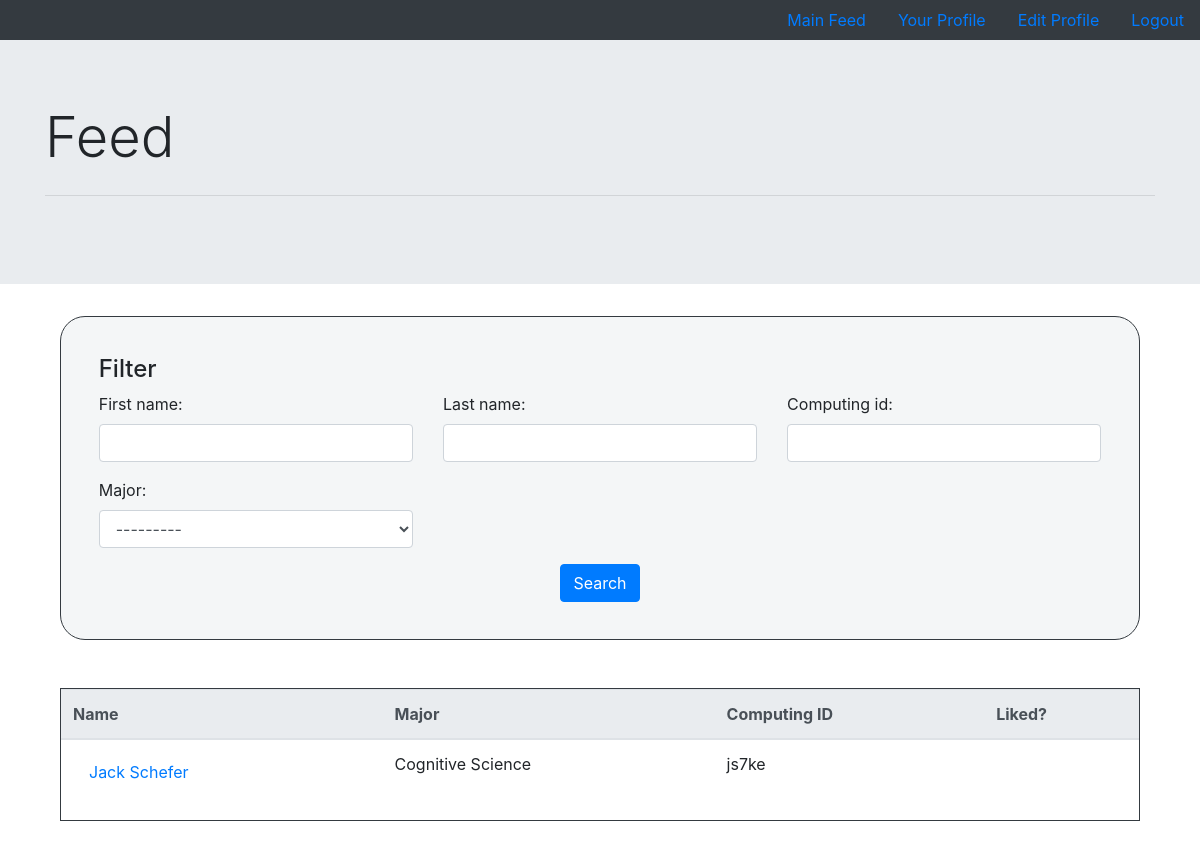
The page /feed (signed in) on the database as committed earlier.
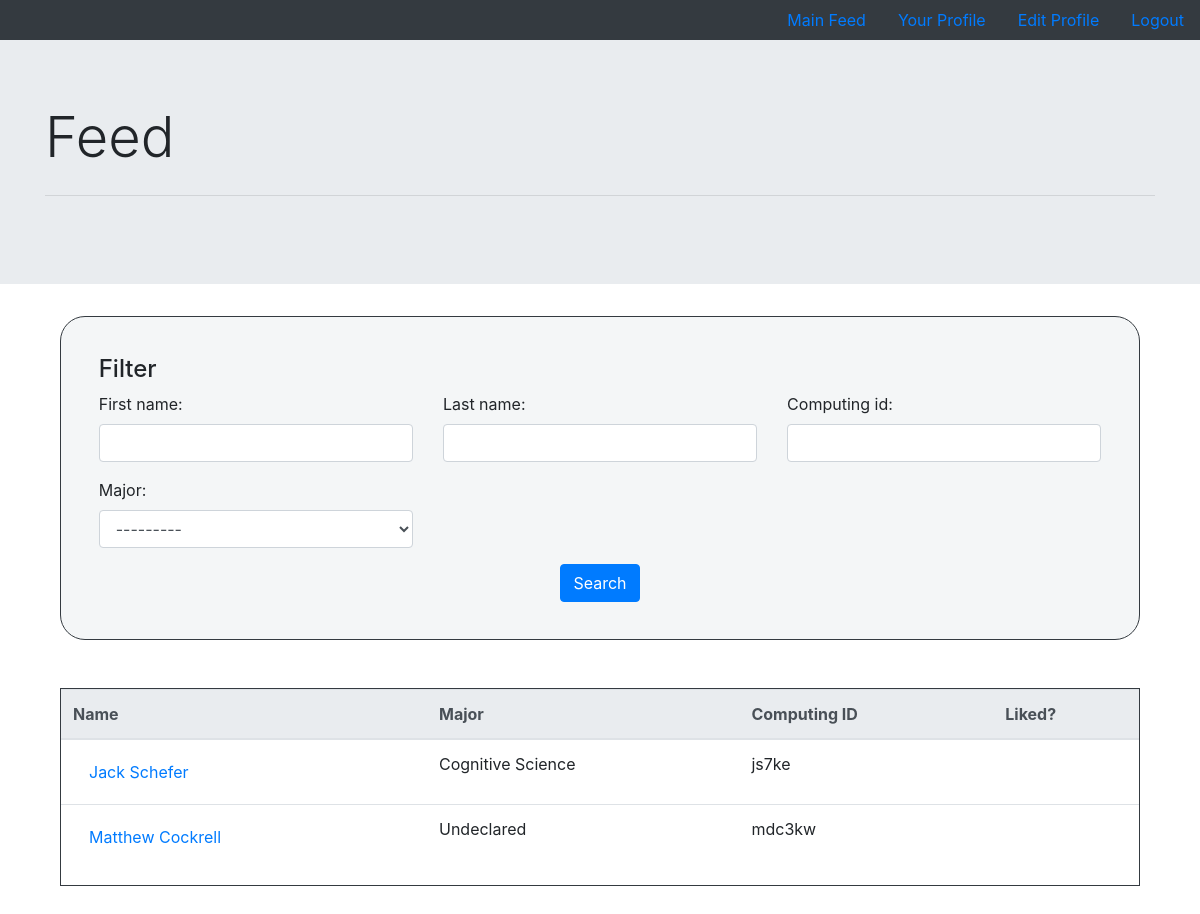
The same page on the database as committed later.
### login/models.py (models this page shows, shortened)
class Profile(models.Model):
    user = models.OneToOneField(User, on_delete=models.CASCADE)
    first_name = models.CharField(max_length=50, default='')
    last_name = models.CharField(max_length=50, default='')
    graduation_year = models.PositiveSmallIntegerField(default=2000)
    major = models.CharField(max_length=100, choices=UVA_MAJOR_CHOICES, default='Undeclared')
    computing_id = models.CharField(max_length=7, default = '')
    courses = models.ManyToManyField(Course)
    bio = models.TextField(null=True)
    availability = models.ManyToManyField(Hour)
    people_who_I_like = models.ManyToManyField(Identifier, related_name = 'people_who_I_like')
    people_who_like_me = models.ManyToManyField(Identifier, related_name = 'people_who_like_me')

### pages/views.py (the view)
# urls.py: url('feed', login_required(views.search), name='feed'),
def search(request):
    profile_list = Profile.objects.all()
    profile_filter = ProfileFilter(request.GET, queryset=profile_list)
    return render(request, 'pages/profile_list.html', {'filter': profile_filter})

### pages/templates/pages/profile_list.html (shortened to what this page needs)
{% extends 'pages/authenticated.html' %} {% block content %} {% load widget_tweaks %}
{%load static%}
<div>
	<div class="jumbotron jumbotron-fluid">
		<div class="container">
			<h1 class="display-4">Feed</h1>
			<hr class="my-4">
		</div>
	</div>
	<div style="padding-left: 5%; padding-right: 5%">
		<form method="get">
			<div class="well" style="background: #f4f6f7; border-radius:25px; border: 1px solid #343a40">
				<div class="well-form" style=" margin:3.5%;">
					<h4 style="margin-top: 0">Filter</h4>
					<div class="row">
						<div class="form-group col-sm-4 col-md-4">
							{{ filter.form.first_name.label_tag}} {% render_field filter.form.first_name class="form-control" %}
						</div>
						<div class="form-group col-sm-4 col-md-4">
							{{ filter.form.last_name.label_tag}} {% render_field filter.form.last_name class="form-control" %}
						</div>
						<div class="form-group col-sm-4 col-md-4">
							{{ filter.form.computing_id.label_tag}} {% render_field filter.form.computing_id class="form-control" %}
						</div>
						<div class="form-group col-sm-4 col-md-4">
							{{ filter.form.major.label_tag}} {% render_field filter.form.major class="form-control" %}
						</div>
					</div>
					<center>
						<button type="submit" class="btn btn-primary">
							 Search </button>
					</center>
				</div>
			</div>
		</form>
		<br>
		<div style="border: 1px solid #343a40; margin-bottom: 50px">
			<table class=" table table-hover ">
				<thead class="thead-light">
					<tr>
						<th> Name</th>
						<th> Major</th>
						<th> Computing ID</th>
						<th> Liked? </th>
					</tr>
				</thead>
				<tbody>
					{% for profile in filter.qs %}
					<tr>
						<td>
							<a class="nav-link" href="{% url 'pages:profile' %}/{{profile.user}} ">{{profile.first_name}} {{profile.last_name}}</a>
						</td>
						<td>
							{{profile.major}}
						</td>
						<td>
							{{profile.computing_id}}
						</td>
						<td>
							</td>
					</tr>
					{% empty %}
					<tr>
						<td colspan="5 ">No data</td>
					</tr>
					{% endfor %}
				</tbody>
			</table>
		</div>
	</div>
</div>
{% endblock %}

### pages/templates/pages/authenticated.html
{% extends 'pages/base.html' %} {% block pagecontent %}
<div>
	<div style="background: #343a40">
		<ul class="nav justify-content-end">
			<li class="nav-item">
				<a class="nav-link" " href="{% url 'pages:feed' %} ">Main Feed</a>
			</li>
			<li class="nav-item ">
				<a class="nav-link " href="{% url 'pages:profile' %}/{{request.user.profile.computing_id}} ">Your Profile</a>
			</li>
			<li class="nav-item ">
				<a class="nav-link " href="{% url 'pages:edit_profile' %} ">Edit Profile</a>
			</li>
			<li class="nav-item ">
				<a class="nav-link " href="{% url 'login:logout' %} ">Logout</a>
			</li>
		</ul>
	</div>
</div>
{% block content %} {% endblock %} {% endblock %}

### pages/templates/pages/base.html (shortened to what this page needs)
{% load static %}
<!DOCTYPE html>
<html>
	<head>
		<link rel="stylesheet" href="https://stackpath.bootstrapcdn.com/bootstrap/4.3.1/css/bootstrap.min.css">
		<link rel="stylesheet" type="text/css" href="{% static 'pages/style.css' %}">
	</head>
	<body>
		{% block pagecontent %}{% endblock%}
	</body>
<html>

Rows that differ between the two databases and show on the page:
added Profile: first_name "Matthew", last_name "Cockrell", major "Undeclared", computing_id "mdc3kw"
